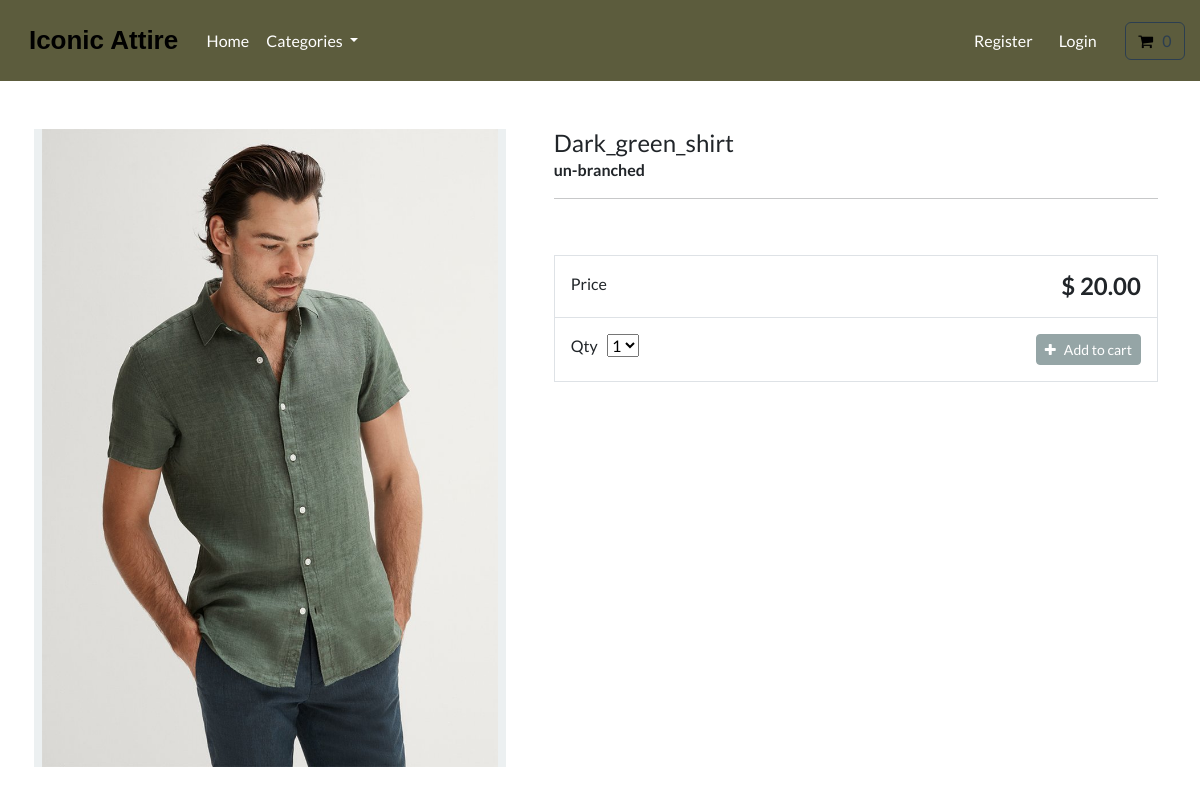
The app's page /product/dark_green_shirt/ with its own data.
### store/models.py (models this page shows, shortened)
class Product(models.Model):
    category=models.ForeignKey(Category,related_name='product',on_delete=models.CASCADE,null=True)
    title=models.CharField(max_length=250)
    brand=models.CharField(max_length=250,default='un-branched')
    description=models.TextField(blank=True)
    slug=models.SlugField(max_length=255)
    price=models.DecimalField(max_digits=4,decimal_places=2)
    image=models.ImageField(upload_to='images/')
    class Meta:
        verbose_name_plural='products'

### store/views.py (the view)
# urls.py: path('product/<slug:product_slug>/',views.product_info,name='product-info'),
def product_info(request,product_slug):
    product=get_object_or_404(Product,slug=product_slug)
    context={'product':product}
    return render(request,'store/product-info.html',context)

### cart/cart.py (called while the page is built)
    def __len__(self):
        return sum(item['qty'] for item in self.cart.values())

### cart/context_processors.py (called while the page is built)
def cart(request):
    return {'cart':Cart(request)}

### store/models.py (called while the page is built)
    def get_absolute_url(self):
        return reverse('list-category', args={self.slug})

### store/views.py (called while the page is built)
def categories(request):
    all_categories=Category.objects.all()
    return{'all_categories':all_categories}

### store/templates/store/product-info.html (shortened to what this page needs)
{% extends "./base.html" %}
{% load static %}
{% block content %}
<div class="container">
    <main class="pt-5">
        <div class="row g-3">
            <div class="col-md-5 col-lg-5 order-md-first bg-light">
                <img class="img-fluid mx-auto d-block" alt="Responsive image" src="{{ product.image.url }}">
            </div>
            <div class="col-md-7 col-lg-7 ps-md-3 ps-lg-5">
                <h1 class="mb-0 h4"> {{ product.title }}  </h1>
                <strong> {{ product.brand }} </strong>
                <hr>
                <br>
                <div class="border">
                    <div class="col border-bottom">
                        <div class="row p-3">
                            <div class="col-6"> Price </div>
                            <div class="col-6 text-end"><span class="h4 fw-bold">$ {{ product.price }} </span></div>
                        </div>
                    </div>
                    <div class="col">
                        <div class="row p-3">
                            <div class="col-6">
                                <label for="select">Qty</label>
                                <select id="select">
                                    <option value="1">1</option>
                                </select>
                            </div>
                            <div class="col-6 text-end">
                                <button type="button" id="add-button" value="{{product.id}}" class="btn btn-secondary btn-sm">
                                    <i class="fa fa-plus" aria-hidden="true"></i> &nbsp; Add to cart
                                </button>
                            </div>
                        </div>
                    </div>
                </div>
            </div>
        </div>
    </main>
    <br>
</div>
{% endblock %}

### records on screen
Product: image (picture), title "Dark_green_shirt", brand "un-branched", price "20.00"
